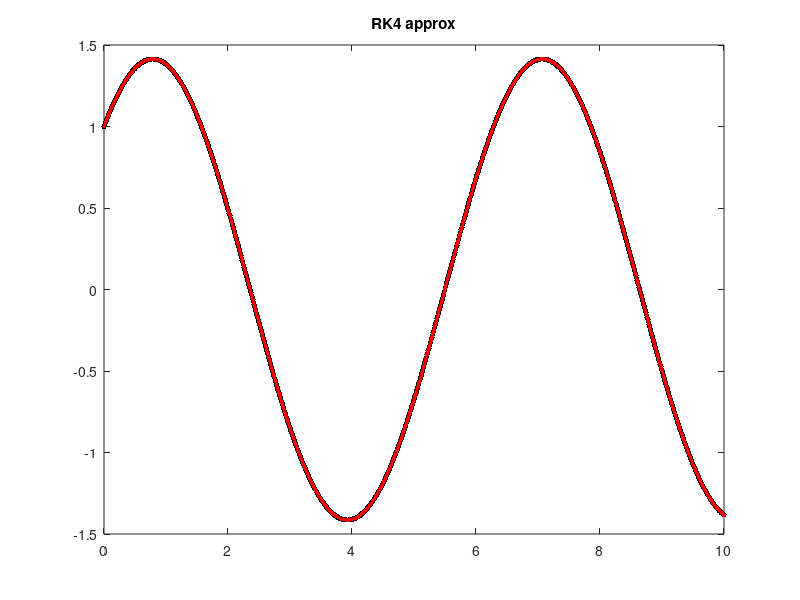
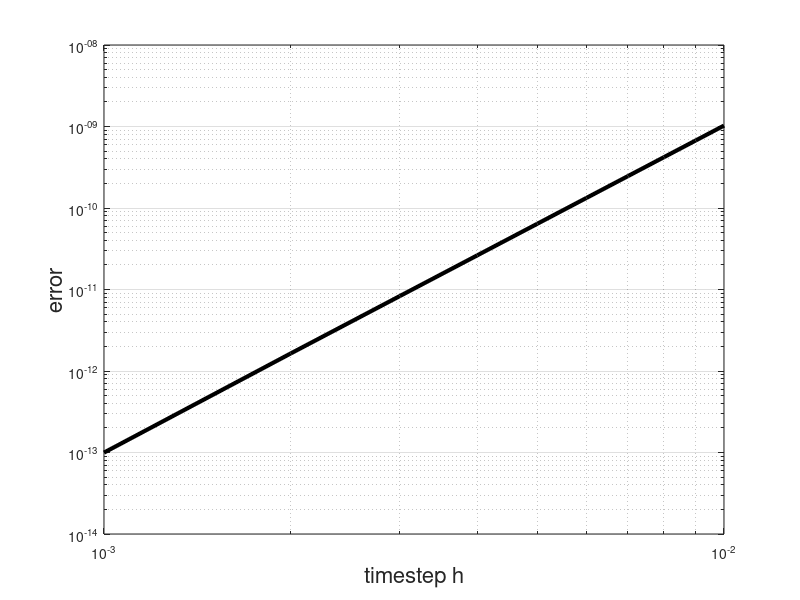

Reproduce these figures in MATLAB, in order.
%4th order Runge-Kutta
clear all
w = 1;
y0 = 1; % initial conditions
z0 = 1;
f = @(t,y,z) z;
g = @(t,y,z)(-w^2)*y;
    
hvec = 0.001:0.001:0.01;
evec = zeros(size(hvec));
for n = 1:length(hvec) 
    h = hvec(n);
    t = 0:h:10;
    yvec = zeros(1,length(t));  %preallocates space for a
    zvec = zeros(1,length(t));  %preallocates space for p
    zvec(1) = z0; yvec(1) = y0; %initial condition

    for i = 1:(length(t)-1)
        k1f(i) = h*f(t(i),yvec(i),zvec(i)); %Euler method
        k1g(i) = h*g(t(i),yvec(i),zvec(i)); %Euler method
        k2f(i) = h*f(t(i)+0.5*h, yvec(i)+0.5*k1f(i), zvec(i)+0.5*k1g(i)); 
        k2g(i) = h*g(t(i)+0.5*h, yvec(i)+0.5*k1f(i), zvec(i)+0.5*k1g(i));
        k3f(i) = h*f(t(i)+0.5*h, yvec(i)+0.5*k2f(i), zvec(i)+0.5*k2g(i)); 
        k3g(i) = h*g(t(i)+0.5*h, yvec(i)+0.5*k2f(i), zvec(i)+0.5*k2g(i));
        k4f(i) = h*f(t(i)+h, yvec(i)+k3f(i), zvec(i)+k3g(i)); 
        k4g(i) = h*g(t(i)+h, yvec(i)+k3f(i), zvec(i)+k3g(i)); 
        yvec(i+1) = yvec(i) + (1/6)*(k1f(i)+2*k2f(i)+2*k3f(i)+k4f(i));  
        zvec(i+1) = zvec(i) + (1/6)*(k1g(i)+2*k2g(i)+2*k3g(i)+k4g(i));
    end
    size(t)
    size(yvec)
    size(zvec)
    ac = cos(t) + sin(t);
    v = abs(yvec-ac);
    e = max(v); %max norm
    evec(n) = e;
    figure(1);
    plot(t,yvec,'.-k','MarkerSize',12)
    title('RK4 approx')
    hold on
    plot(t,ac,'.-r','MarkerSize',8)
    hold off
end
figure(2);
loglog(hvec,evec, 'k', 'LineWidth', 3)
xlabel('timestep h', 'fontsize', 16)
ylabel('error', 'fontsize', 16)
grid on